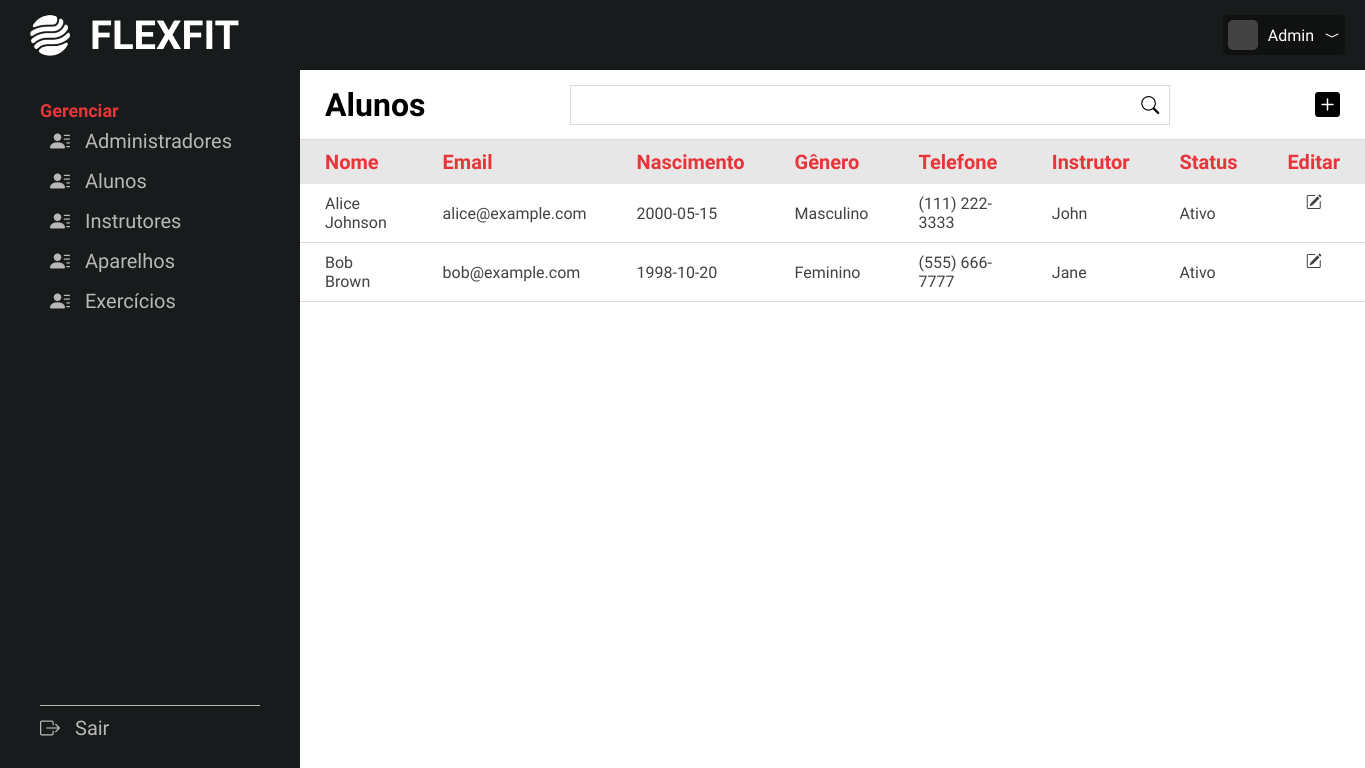
The app's page /adm/listaaluno.php (signed in) with its own data.
### tables this page shows
CREATE TABLE alunos(
    al_id INT NOT NULL AUTO_INCREMENT PRIMARY KEY,  
    al_cpf VARCHAR(20) NOT NULL,
    al_dataNasc DATE NOT NULL,
    al_sexo ENUM ('Masculino', 'Feminino', 'Outro') NULL,
    al_endereco VARCHAR(100) NOT NULL,
    al_telefone VARCHAR(14) NOT NULL,
    fk_usu_id INT NOT NULL,
    fk_instr_id INT,
    al_status CHAR(1),

    FOREIGN KEY (fk_usu_id) REFERENCES usuarios(usu_id),
    FOREIGN KEY (fk_instr_id) REFERENCES instrutores(instr_id)
);

CREATE TABLE usuarios(
    usu_id INT NOT NULL AUTO_INCREMENT PRIMARY KEY,
    usu_nome VARCHAR(20) NOT NULL,
    usu_sobrenome VARCHAR(50) NOT NULL,
    usu_email VARCHAR(60) NOT NULL,
    usu_senha VARCHAR(255) NOT NULL,
    usu_funcao CHAR(1),
    usu_img LONGBLOB
);

### adm/listaaluno.php (the view, shortened to what this page needs)
<?php
include("backnav.php");
$sql = "SELECT * FROM usuarios AS u
        INNER JOIN alunos AS a ON u.usu_id = a.fk_usu_id
        WHERE u.usu_funcao = 'a';";
$resultado = mysqli_query($link, $sql);
?>
<!DOCTYPE html>
<html lang="en">
<head>
    <link rel="stylesheet" href="../css/style.css">
    <link rel="stylesheet" href="https://cdn.jsdelivr.net/npm/bootstrap-icons@1.11.3/font/bootstrap-icons.min.css">
</head>
<body>
    <main class="main-lista">
        <header class="lista-header">
            <div class="left">
                <h3>Alunos</h3>
            </div>
            <div class="middle">
                <form action="listaaluno.php" method="post" class="search-form">
                    <div class="input-box">
                        <input type="text" name="search">
                        <button type="submit" class="search-btn" name="searchbtn"><i class="bi bi-search"></i></button>
                    </div>
                </form>
            </div>
            <div class="right">
                <a href="novoaluno.php"><i class="bi bi-plus-square-fill"></i></a>
            </div>
        </header>
        <div class="lista-container">
            <table>
                <thead>
                    <tr>
                        <th>Nome</th>
                        <th>Email</th>
                        <th>Nascimento</th>
                        <th>Gênero</th>
                        <th>Telefone</th>
                        <th>Instrutor</th>
                        <th>Status</th>
                        <th class="tools">Editar</th>
                    </tr>
                </thead>
                <tbody>
                    <?php
                    while ($tbl = mysqli_fetch_array($resultado)){
                    ?>
                    <tr>
                        <td><?=$tbl['usu_nome']?> <?=$tbl['usu_sobrenome']?></td>
                        <td><?=$tbl['usu_email']?></td>
                        <td><?=$tbl['al_dataNasc']?></td>
                        <td><?=$tbl['al_sexo']?></td>
                        <td><?=$tbl['al_telefone']?></td>
                        <td>
                            <?php
                            if(isset($tbl['fk_instr_id'])){
                                $instr_id = $tbl['fk_instr_id'];
                                $sql = "SELECT usuarios.usu_nome
                                        FROM usuarios
                                        INNER JOIN instrutores ON usuarios.usu_id = instrutores.fk_usu_id
                                        INNER JOIN alunos ON instrutores.instr_id = alunos.fk_instr_id
                                        WHERE alunos.fk_instr_id = '" . $instr_id . "'";
                                $retorno = mysqli_query($link, $sql);
                                while ($tbl2 = mysqli_fetch_array($retorno)){
                                    $instr = $tbl2['usu_nome'];
                                }
                                echo $instr;
                            }
                            else{
                                echo'A definir';
                            }
                            ?>
                        </td>
                        <td><?= $check = ($tbl['al_status'] == "s") ? "Ativo" : "Inativo" ?></td>
                        <td class="tools">
                            <a href="alteraaluno.php?id=<?=$tbl[0]?>"><i class="bi bi-pencil-square"></i></a>
                        </td>
                    </tr>
                    <?php
                    }
                    ?>
                </tbody>
            </table>
        </div>
    </main>
</body>
</html>

### css/style.css (style rules this page uses)
* { font-family: "Saira Condensed", sans-serif; margin: 0; padding: 0; text-decoration: none; box-sizing: border-box; list-style: none; scroll-behavior: smooth; }
body { background-color: #E8E7E8; }
.main-lista { background-color: #FFF; width: calc(100% - 300px); height: calc(100vh - 70px); float: right; display: grid; grid-template-rows: 70px 1fr; }
.main-lista .lista-header { padding: 0 25px; display: flex; align-items: center; justify-content: space-between; border-bottom: 1px solid #dbdad9; }
.main-lista .lista-header h3 { font-size: 32px; font-weight: 600; }
.main-lista .lista-header a { color: #000; }
.main-lista .lista-header .right i { font-size: 25px; }
.main-lista .lista-header .middle .search-form .input-box { display: flex; width: 600px; height: 40px; border: 1px solid #dbdad9; }
.main-lista .lista-header .middle .search-form .input-box input { width: 100%; border: none; background: none; padding: 0 15px; outline: none; font-size: 16px; }
.main-lista .lista-header .middle .search-form .input-box .search-btn { padding: 0 10px; border: none; background: none; cursor: pointer; }
.main-lista .lista-header .middle .search-form .input-box .search-btn i { font-size: 18px; }
.main-lista .lista-container table { width: 100%; border-collapse: collapse; text-align: left; }
.main-lista .lista-container table thead { background-color: #E8E7E8; }
.main-lista .lista-container table thead tr th { padding: 10px 25px; font-size: 20px; color: #E73539; }
.main-lista .lista-container table thead tr .tools { text-align: center; }
.main-lista .lista-container table tbody tr { border-bottom: 1px solid #dbdad9; }
.main-lista .lista-container table tbody tr td { padding: 10px 25px; font-size: 16px; font-weight: 500; color: #424242; }
.main-lista .lista-container table tbody tr .tools { display: flex; justify-content: center; gap: 15px; }
.main-lista .lista-container table tbody tr .tools a { color: #424242; }

### records on screen
alunos: fk_usu.usu_nome "Alice", fk_usu.usu_sobrenome "Johnson", fk_usu.usu_email "alice@example.com", al_dataNasc "2000-05-15", al_sexo "Masculino", al_telefone "(111) 222-3333", usuarios.usu_nome "John", al_status "Ativo"
alunos: fk_usu.usu_nome "Bob", fk_usu.usu_sobrenome "Brown", fk_usu.usu_email "bob@example.com", al_dataNasc "1998-10-20", al_sexo "Feminino", al_telefone "(555) 666-7777", usuarios.usu_nome "Jane", al_status "Ativo"

### other values on screen
$nome "Admin"
